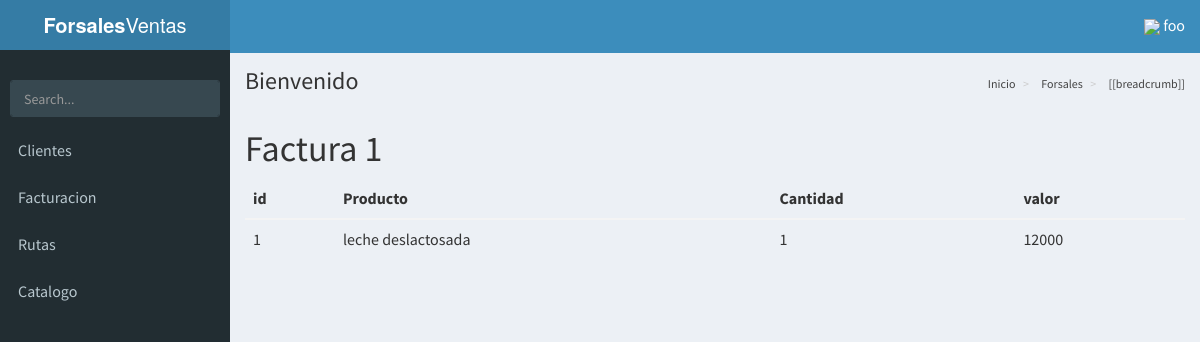
The app's page /factura/1 (signed in) with its own data.
### facturacion/models.py (models this page shows)
class factura(models.Model):
	fecha_creacion = models.DateTimeField(default=datetime.datetime.now())
	factualizacion = models.DateTimeField(default=datetime.datetime.now())
	valor_total = models.IntegerField(default=0, validators=[MinValueValidator(0)])
	cliente = models.ForeignKey(cliente)

class factura_detalle(models.Model):
	factura = models.ForeignKey(factura)
	producto = models.ForeignKey(producto)
	cantidad = models.IntegerField(validators=[MinValueValidator(0)])
	valor = models.IntegerField(validators=[MinValueValidator(0)])
	valor_total = models.IntegerField(validators=[MinValueValidator(0)])

### base/models.py (models this page shows, shortened)
class producto(models.Model):
	nombre = models.CharField(max_length=45)
	cantidad = models.IntegerField(validators=[MinValueValidator(0)])
	precio = models.IntegerField(validators=[MinValueValidator(0)])
	fecha = models.DateTimeField()
	unida = models.ForeignKey(unidades)
	stock_minimo = models.IntegerField(default=10)
	stock_maximo = models.IntegerField(default=200)
	def __str__(self):
		return self.nombre

### facturacion/views.py (the view)
# urls.py: url(r'^factura/(?P<pkfactura>\d+)$', FacturaDetail, name="ver_factura_detalle"),
@login_required
def FacturaDetail(request, pkfactura):
	objfactura = factura.objects.get(pk=pkfactura)
	queryset = factura_detalle.objects.filter(factura=objfactura)
	context = {"factura":objfactura,"detalle":queryset}
	return render(request,"factura/detalle.html",context)

### facturacion/templates/factura/detalle.html
{% extends 'AdminLTE/index.html' %}
{% block content %}
	<h1>Factura {{ factura.pk }}</h1>
	<table class="table">
		<thead>
			<tr>
				<th>id</th>
				<th>Producto</th>
				<th>Cantidad</th>
				<th>valor</th>
			</tr>
		</thead>
		<tbody>
			{% for det in detalle %}
				<tr>
					<td>{{ det.pk }}</td>
					<td>{{ det.producto }}</td>
					<td>{{ det.cantidad }}</td>
					<td>{{ det.valor }}</td>
				</tr>
			{% empty %}
				<tr>
					<td>Sin Productos</td>
				</tr>
			{% endfor %}
		</tbody>
	</table>
{% endblock content %}

### base/templates/AdminLTE/index.html (shortened to what this page needs)
{% load static %}
<!DOCTYPE html>
<html>
<head>
<link rel="stylesheet" href="https://unpkg.com/bootstrap-material-design@4.0.0-beta.3/dist/css/bootstrap-material-design.min.css"
>
  <link rel="stylesheet" href="{% static 'css/AdminLTE/bootstrap/css/bootstrap.min.css' %}">
  <link rel="stylesheet" href="{% static 'css/AdminLTE/AdminLTE.min.css' %}">
  <link rel="stylesheet" href="{% static 'css/AdminLTE/skins/_all-skins.min.css' %}">
  <link rel="stylesheet" href="{% static 'css/AdminLTE/plugins/iCheck/flat/blue.css' %}">
  <link rel="stylesheet" href="{% static 'css/AdminLTE/plugins/morris/morris.css' %}">
  <link rel="stylesheet" href="{% static 'css/AdminLTE/plugins/jvectormap/jquery-jvectormap-1.2.2.css' %}">
  <link rel="stylesheet" href="{% static 'css/AdminLTE/plugins/datepicker/datepicker3.css' %}">
  <link rel="stylesheet" href="{% static 'css/AdminLTE/plugins/daterangepicker/daterangepicker.css' %}">
  <link rel="stylesheet" href="{% static 'css/AdminLTE/plugins/bootstrap-wysihtml5/bootstrap3-wysihtml5.min.css' %}">
  <link rel="stylesheet" href="{% static 'alertifyjs/css/alertify.min.css' %}">
  <link rel="stylesheet" href="{% static 'alertifyjs/css/themes/bootstrap.min.css' %}">
  <link rel="stylesheet" href="{% static 'vue/vue-good-table/vue-good-table.css' %}">
</head>
<body class="hold-transition skin-blue sidebar-mini">
<div class="wrapper" id="vue-root">
  <header class="main-header">
    <a href="/" class="logo">
      <span class="logo-lg"><b>Forsales</b>Ventas</span>
    </a>
    <nav class="navbar navbar-static-top">
      <a href="#" class="sidebar-toggle" data-toggle="offcanvas" role="button">
      </a>
      <div class="navbar-custom-menu">
        <ul class="nav navbar-nav">
          <li class="dropdown user user-menu">
            <a href="#" class="dropdown-toggle" data-toggle="dropdown">
             <img style="width: 10%; " src="{% static 'img/user.png' %}">
              <span class="hidden-xs">{{ request.user.username }}</span>
            </a>
          </li>
        </ul>
      </div>
    </nav>
  </header>
  <aside class="main-sidebar">
    <section class="sidebar">
      <div class="user-panel">
      </div>
      <form action="#" method="get" class="sidebar-form">
        <div class="input-group">
          <input type="text" name="q" class="form-control" placeholder="Search...">
              <span class="input-group-btn">
                <button type="submit" name="search" id="search-btn" class="btn btn-flat">
                </button>
              </span>
        </div>
      </form>
      <ul class="sidebar-menu">
      {% if request.user.is_superuser %}
        <li class="header">PANEL DE CONTROL</li>
        <li>
          <a href="{% url 'listar_productos' %}">
            <i class="fa fa-shopping-basket" aria-hidden="true"><span>Productos</span></i>
          </a>
        </li>
        <li>
          <a href="{% url 'listar_clientes' %}">
            <i class="fa fa-th"></i> <span>Clientes</span>
          </a>
        </li>
        <li>
          <a href="{% url 'bodega' 'main' %}">
            <i class="fa fa-th"></i> <span>Bodega</span>
          </a>
        </li>
        <li>
          <a href="{% url 'listar_distribuidores' %}">
            <i class="fa fa-th"></i> <span>Distribuidores</span>
          </a>
        </li>
        <li>
          <a href="{% url 'listar_proveedores' %}">
            <i class="fa fa-th"></i> <span>Proveedores</span>
          </a>
        </li>
        <li class="treeview">
          <a href="#">
            <i class="fa fa-dashboard"></i> <span>Facturacion</span>
            <span class="pull-right-container">
              <i class="fa fa-angle-left pull-right"></i>
            </span>
          </a>
          <ul class="treeview-menu">
            <li class=""><a href="{% url 'factura' %}"><i class="fa fa-circle-o"></i> Listar</a></li>
          </ul>
           <ul class="treeview-menu">
            <li class=""><a href="{% url 'reportes' %}"><i class="fa fa-circle-o"></i> reportes</a></li>
          </ul>
        </li>
        <li class="treeview">
          <a href="#">
            <i class="fa fa-dashboard"></i> <span>Inventario</span>
            <span class="pull-right-container">
              <i class="fa fa-angle-left pull-right"></i>
            </span>
          </a>
          <ul class="treeview-menu">
            <li class=""><a href="{% url 'movimiento' %}"><i class="fa fa-circle-o"></i> Movimientos</a></li>
          </ul>
        </li>
        <!--li class="treeview">
          <a href="#">
            <i class="fa fa-dashboard"></i> <span>Catalogo</span>
            <span class="pull-right-container">
              <i class="fa fa-angle-left pull-right"></i>
            </span>
          </a>
          <ul class="treeview-menu">
            {% comment %}
            <li class=""><a href="{% url 'catalogos' %}"><i class="fa fa-circle-o"></i> Lista</a></li>
            {% endcomment %}
          </ul>
        </li-->
        <li class="treeview">
          <a href="#">
            <i class="fa fa-dashboard"></i> <span>Rutas</span>
            <span class="pull-right-container">
              <i class="fa fa-angle-left pull-right"></i>
            </span>
          </a>
          <ul class="treeview-menu">
            <li class=""><a href="{% url 'rutas-mapa' %}"><i class="fa fa-circle-o"></i> Rutas</a></li>
          </ul>
        </li>
      {% else %}
        {% if request.user %}
<li>
          <a href="{% url 'listar_clientes' %}">
             <span>Clientes</span>
          </a>
        </li>
          <li class="treeview">
            <a href="#">
               <span>Facturacion</span>
            </a>
          </li>
          <li class="treeview">
            <a href="#">
               <span>Rutas</span>
            </a>
          </li>
        <li class="treeview">
          <a href="#">
             <span>Catalogo</span>
          </a>
        </li>
        {% endif %}
      {% endif %}
      </ul>
    </section>
  </aside>
  <div class="content-wrapper">
    <section class="content-header">
      <h1>
        Bienvenido
      </h1>
      <ol class="breadcrumb">
        <li><a href="#"> Inicio</a></li>
        <li><a href="#"> Forsales </a></li>
        <li v-for="breadcrumb in breadcrumbs"><a href="#"> [[breadcrumb]] </a></li>
      </ol>
    </section>
    <section class="content">
      {% block content %}
      {% endblock content %}
    </section>
  </div>
</div>
</body>
</html>

### base/templates/AdminLTE/index.html (style rules this page uses)
html, body { font-size: 16px !important; }
.navbar { display: inherit !important; }

### records on screen
factura: pk "1"
factura_detalle: pk "1", producto "leche deslactosada", cantidad "1", valor "12000"

### other values on screen
{{ request.user.username }} "foo"
